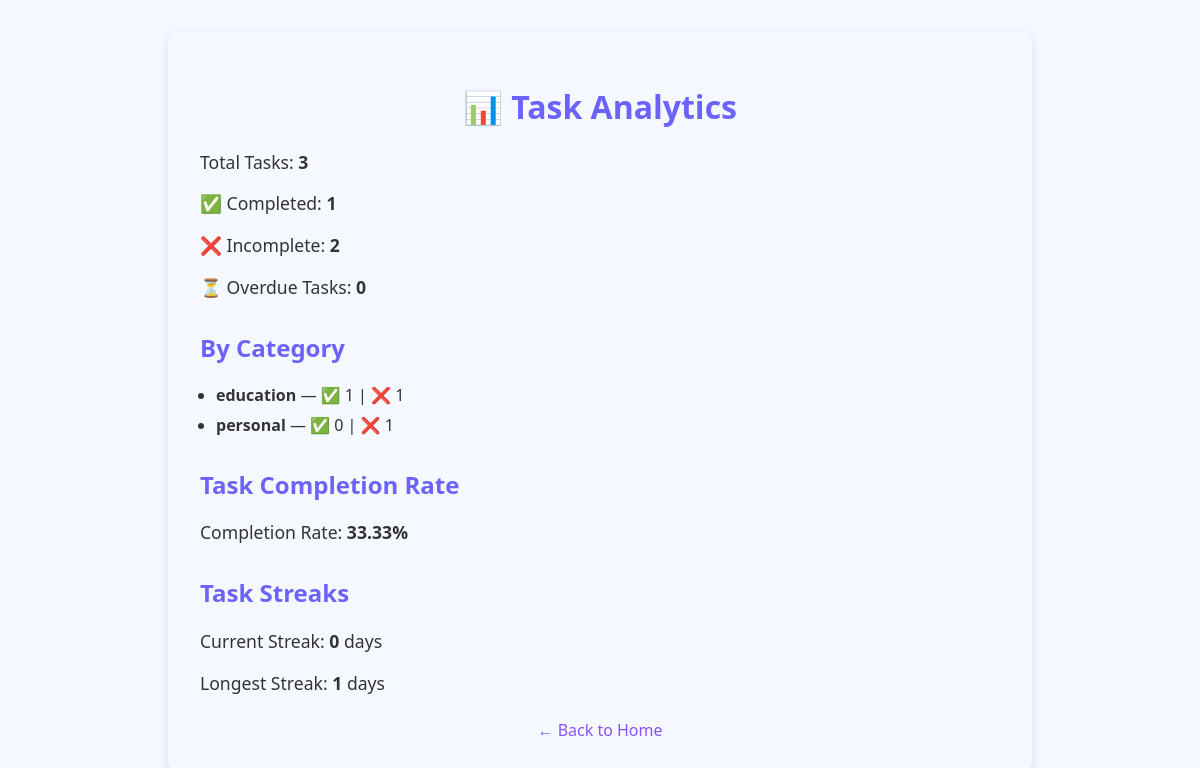
Screenshot of /analytics (signed in) with the database file from the repository.
### python_files/models.py (models this page shows)
class ToDo(Base):
    __tablename__ = "todos"
    id = Column(Integer, primary_key=True, index=True)
    title = Column(String, index=True)
    category = Column(String, index=True)
    completed = Column(Boolean, default=False)
    created_at = Column(DateTime, default=datetime.datetime.utcnow)
    completed_at = Column(DateTime, nullable=True)
    due_date = Column(DateTime, nullable=True)
    priority = Column(Boolean, default=True)
    is_recurring = Column(Boolean, default=False)
    recurrence_pattern = Column(String, nullable=True)  # e.g., 'daily', 'weekly'
    user_id = Column(Integer, ForeignKey("users.id"))

### python_files/main.py (the view)
@app.get("/analytics", response_class=HTMLResponse)
def analytics(request: Request, db: Session = Depends(get_db)):
    user = get_current_user(request, db)  # Get currently logged-in user
    todos = crud.get_todos(db, user.id)
    total = len(todos)
    completed = len([t for t in todos if t.completed])
    incomplete = total - completed
    overdue = len([t for t in todos if t.due_date and not t.completed and t.due_date < datetime.utcnow()])
    by_category = {}
    for t in todos:
        cat = t.category or "Uncategorized"
        if cat not in by_category:
            by_category[cat] = {"completed": 0, "incomplete": 0}
        if t.completed:
            by_category[cat]["completed"] += 1
        else:
            by_category[cat]["incomplete"] += 1
    completion_rate = round((completed / total) * 100, 2) if total > 0 else 0
    completed_dates = sorted(set([t.completed_at.date() for t in todos if t.completed and t.completed_at]))
    current_streak = 0
    longest_streak = 0
    if completed_dates:
        streak = 1
        for i in range(1, len(completed_dates)):
            if completed_dates[i] == completed_dates[i - 1] + timedelta(days=1):
                streak += 1
            else:
                longest_streak = max(longest_streak, streak)
                streak = 1
        longest_streak = max(longest_streak, streak)
        today = datetime.utcnow().date()
        if completed_dates[-1] == today:
            current_streak = 1
            for i in range(len(completed_dates) - 2, -1, -1):
                if completed_dates[i] == today - timedelta(days=current_streak):
                    current_streak += 1
                else:
                    break
    return templates.TemplateResponse("analytics.html", {
        "request": request,
        "total": total,
        "completed": completed,
        "incomplete": incomplete,
        "overdue": overdue,
        "by_category": by_category,
        "completion_rate": completion_rate,
        "current_streak": current_streak,
        "longest_streak": longest_streak,
    })

### python_files/templates/analytics.html (shortened to what this page needs)
<!DOCTYPE html>
<html lang="en">
<head>
</head>
<body>
  <h1>📊 Task Analytics</h1>
  <div class="stats-summary">
    <p>Total Tasks: <strong>{{ total }}</strong></p>
    <p>✅ Completed: <strong>{{ completed }}</strong></p>
    <p>❌ Incomplete: <strong>{{ incomplete }}</strong></p>
    <p>⏳ Overdue Tasks: <strong>{{ overdue }}</strong></p>
  </div>
  <div class="analytics-section">
    <h2>By Category</h2>
    <ul>
      {% for cat, stats in by_category.items() %}
        <li><strong>{{ cat }}</strong> — ✅ {{ stats.completed }} | ❌ {{ stats.incomplete }}</li>
      {% endfor %}
    </ul>
  </div>
  <div class="analytics-section">
    <h2>Task Completion Rate</h2>
    <p>Completion Rate: <strong>{{ completion_rate }}%</strong></p>
  </div>
  <div class="analytics-section">
    <h2>Task Streaks</h2>
    <p>Current Streak: <strong>{{ current_streak }}</strong> days</p>
    <p>Longest Streak: <strong>{{ longest_streak }}</strong> days</p>
  </div>
  <a href="/dashboard">← Back to Home</a>
</body>
</html>

### python_files/templates/analytics.html (style rules this page uses)
body { font-family: 'Segoe UI', sans-serif; background: #f5f9ff; color: #333; max-width: 800px; margin: 2rem auto; padding: 2rem; border-radius: 12px; box-shadow: 0 4px 12px rgba(0,0,0,0.1); }
h1 { text-align: center; color: #6c63ff; }
p { font-size: 1.1rem; }
ul { padding-left: 1rem; }
li { margin: 0.5rem 0; }
.analytics-section { margin-top: 2rem; }
.analytics-section h2 { color: #6c63ff; }
a { display: block; margin-top: 1.5rem; text-align: center; color: #8c52ff; text-decoration: none; }
.stats-summary { margin-bottom: 1rem; }

### rows the page displays
ToDo: category "education", completed "1", incomplete "1"
ToDo: category "personal", completed "0", incomplete "1"

### other values shown
{{ total }} "3"
{{ completed }} "1"
{{ incomplete }} "2"
{{ overdue }} "0"
{{ completion_rate }} "33.33"
{{ current_streak }} "0"
{{ longest_streak }} "1"
